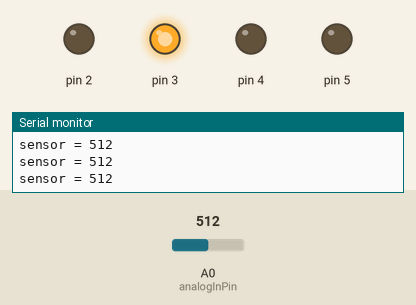
The sketch below on a simulated Arduino Uno, built with avr-gcc and run on an emulated ATmega328P. On the bench: output pins drawn as LEDs (lit = HIGH), the last lines printed to the serial monitor. Inputs (shaded band) come from the test bench; at power-on: A0 (analogInPin) = 512.

Above: at 1.2 s.
1.3 s: A0 (analogInPin) set to 559
4.3 s: A0 (analogInPin) set to 584
At 5.3 s:
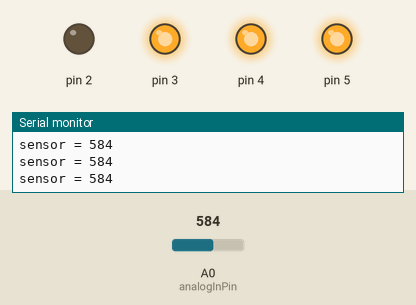
5.9 s: A0 (analogInPin) set to 623
At 6.9 s:
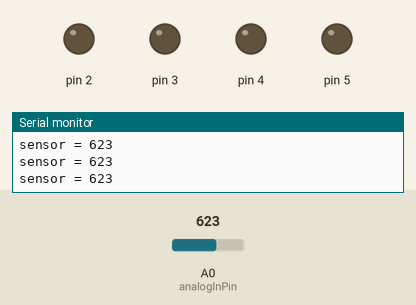
7.4 s: A0 (analogInPin) set to 600
At 8.2 s:
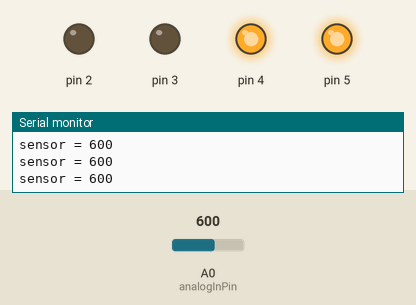
8.9 s: A0 (analogInPin) set to 492
At 10.1 s:
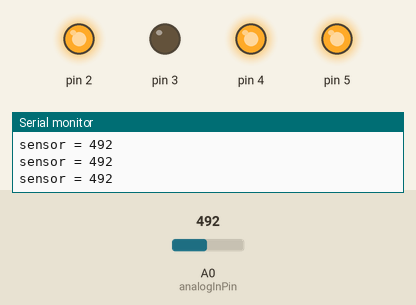
10.4 s: A0 (analogInPin) set to 510
At 11.5 s:
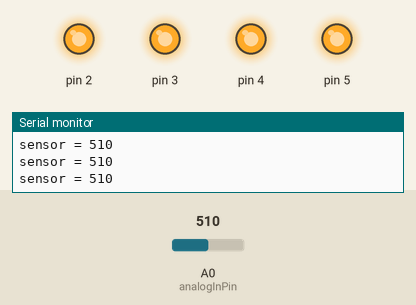
Timing chart, 0 to 12.9 s (numbered marks = the images above; inputs shaded):
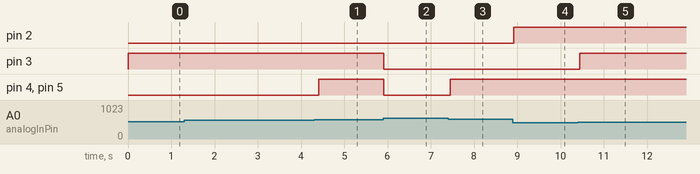

The sketch:

watersensor.ino
```cpp
const int analogInPin = A0;
int sensorValue = 0;

void setup() {
  // declare pin  to be an output:
  pinMode(2,OUTPUT);
  pinMode(3,OUTPUT);
  pinMode(4,OUTPUT);
  pinMode(5,OUTPUT);
  Serial.begin(9600);
}

// the loop routine runs over and over again forever:-7
void loop() {
  sensorValue = analogRead(analogInPin);
  Serial.print("sensor = ");
  Serial.print(sensorValue);
  Serial.print("\n");
  delay(2);
  if((sensorValue>=100)&&(sensorValue<=501)){
    digitalWrite(2,HIGH);
    delay(100);
    }
  else if((sensorValue>=502)&&(sensorValue<=571)){
   digitalWrite(3,HIGH);
   delay(100);
    }
  else if((sensorValue>=572)&&(sensorValue<=610)){
    digitalWrite(4,HIGH);
    digitalWrite(5,HIGH);
    }
  else{
    digitalWrite(2,LOW);
    digitalWrite(3,LOW);
    digitalWrite(4,LOW);
    digitalWrite(5,LOW);
    delay(100);
    }
}
```

Measured:
- the behaviour switches between 571 and 572 on A0 (analogInPin) (found by bisection; images 0 and 1)
- the behaviour switches between 610 and 611 on A0 (analogInPin) (found by bisection; images 1 and 2)
- the behaviour switches between 501 and 502 on A0 (analogInPin) (found by bisection; images 4 and 5)
- after the input at 4.3 s, pin 4, pin 5: LOW → HIGH after 0.10 s
- after the input at 5.9 s, pin 3–5: HIGH → LOW at once
- after the input at 7.4 s, pin 4, pin 5: LOW → HIGH after 0.05 s
- after the input at 8.9 s, pin 2: LOW → HIGH at once
- after the input at 10.4 s, pin 3: LOW → HIGH after 0.05 s
